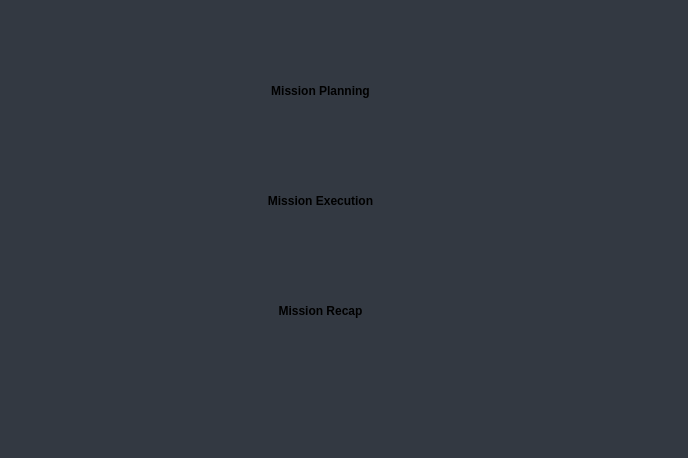
<?xml version="1.0" encoding="UTF-8"?>
<ui version="4.0">
 <class>Options</class>
 <widget class="QWidget" name="Options">
  <property name="geometry">
   <rect>
    <x>0</x>
    <y>0</y>
    <width>688</width>
    <height>458</height>
   </rect>
  </property>
  <property name="palette">
   <palette>
    <active>
     <colorrole role="Base">
      <brush brushstyle="SolidPattern">
       <color alpha="255">
        <red>255</red>
        <green>255</green>
        <blue>255</blue>
       </color>
      </brush>
     </colorrole>
     <colorrole role="Window">
      <brush brushstyle="SolidPattern">
       <color alpha="255">
        <red>51</red>
        <green>57</green>
        <blue>66</blue>
       </color>
      </brush>
     </colorrole>
    </active>
    <inactive>
     <colorrole role="Base">
      <brush brushstyle="SolidPattern">
       <color alpha="255">
        <red>255</red>
        <green>255</green>
        <blue>255</blue>
       </color>
      </brush>
     </colorrole>
     <colorrole role="Window">
      <brush brushstyle="SolidPattern">
       <color alpha="255">
        <red>51</red>
        <green>57</green>
        <blue>66</blue>
       </color>
      </brush>
     </colorrole>
    </inactive>
    <disabled>
     <colorrole role="Base">
      <brush brushstyle="SolidPattern">
       <color alpha="255">
        <red>51</red>
        <green>57</green>
        <blue>66</blue>
       </color>
      </brush>
     </colorrole>
     <colorrole role="Window">
      <brush brushstyle="SolidPattern">
       <color alpha="255">
        <red>51</red>
        <green>57</green>
        <blue>66</blue>
       </color>
      </brush>
     </colorrole>
    </disabled>
   </palette>
  </property>
  <property name="windowTitle">
   <string>Form</string>
  </property>
  <widget class="QPushButton" name="pushButton">
   <property name="geometry">
    <rect>
     <x>230</x>
     <y>50</y>
     <width>181</width>
     <height>81</height>
    </rect>
   </property>
   <property name="styleSheet">
    <string notr="true"> QPushButton { 
background-color: &quot;#CCD1D9&quot;; 
color: &quot;#434A54&quot;; 
border-radius: 10px;
font-weight: bold;
border: none; 
}
 QPushButton:pressed {
     background-color: #E6E9ED
 }</string>
   </property>
   <property name="text">
    <string>Mission Planning</string>
   </property>
  </widget>
  <widget class="QPushButton" name="pushButton_2">
   <property name="geometry">
    <rect>
     <x>230</x>
     <y>160</y>
     <width>181</width>
     <height>81</height>
    </rect>
   </property>
   <property name="styleSheet">
    <string notr="true"> QPushButton { 
background-color: &quot;#CCD1D9&quot;; 
color: &quot;#434A54&quot;; 
border-radius: 10px;
font-weight: bold;
border: none; 
}
 QPushButton:pressed {
     background-color: #E6E9ED
 }</string>
   </property>
   <property name="text">
    <string>Mission Execution</string>
   </property>
  </widget>
  <widget class="QPushButton" name="pushButton_3">
   <property name="geometry">
    <rect>
     <x>230</x>
     <y>270</y>
     <width>181</width>
     <height>81</height>
    </rect>
   </property>
   <property name="styleSheet">
    <string notr="true"> QPushButton { 
background-color: &quot;#CCD1D9&quot;; 
color: &quot;#434A54&quot;; 
border-radius: 10px;
font-weight: bold;
border: none; 
}
 QPushButton:pressed {
     background-color: #E6E9ED
 }</string>
   </property>
   <property name="text">
    <string>Mission Recap</string>
   </property>
  </widget>
 </widget>
 <resources/>
 <connections>
  <connection>
   <sender>pushButton</sender>
   <signal>clicked()</signal>
   <receiver>Options</receiver>
   <slot>missionPlanningClicked()</slot>
   <hints>
    <hint type="sourcelabel">
     <x>244</x>
     <y>87</y>
    </hint>
    <hint type="destinationlabel">
     <x>139</x>
     <y>114</y>
    </hint>
   </hints>
  </connection>
  <connection>
   <sender>pushButton_2</sender>
   <signal>clicked()</signal>
   <receiver>Options</receiver>
   <slot>missionExecutionClicked()</slot>
   <hints>
    <hint type="sourcelabel">
     <x>254</x>
     <y>200</y>
    </hint>
    <hint type="destinationlabel">
     <x>145</x>
     <y>212</y>
    </hint>
   </hints>
  </connection>
  <connection>
   <sender>pushButton_3</sender>
   <signal>clicked()</signal>
   <receiver>Options</receiver>
   <slot>missionRecapClicked()</slot>
   <hints>
    <hint type="sourcelabel">
     <x>290</x>
     <y>315</y>
    </hint>
    <hint type="destinationlabel">
     <x>183</x>
     <y>310</y>
    </hint>
   </hints>
  </connection>
 </connections>
 <slots>
  <slot>missionPlanningClicked()</slot>
  <slot>missionExecutionClicked()</slot>
  <slot>missionRecapClicked()</slot>
 </slots>
</ui>
